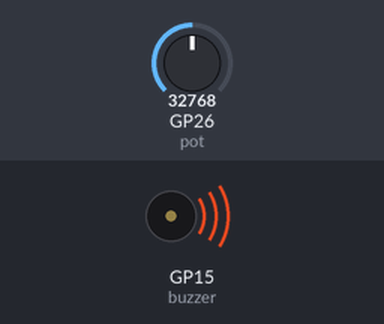
Bench run of a program on a simulated Raspberry Pi Pico running MicroPython. Parts: buzzer (waves = sounding). The test bench sets the inputs (shaded band); at power-on: GP26 (pot) = 32768 (analog values on the 0–65535 scale). What the program prints to the serial console is not drawn.

Above: at 0.2 s.
Timing chart, 0 to 1.7 s (numbered marks = the images above):
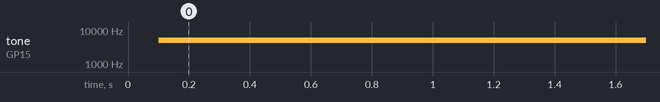

The program:

use-buzzer.py
```python
from machine import Pin, PWM
from machine import ADC
import time

buzzer = PWM(Pin(15))
pot_pin = 26
pot = ADC(pot_pin)

while True:
    pot_value = pot.read_u16()
    volt = round((3.3/65535)*pot_value,2)
    percent = int(pot_value/65535*100)
    print("Volt: "+str(volt)+" | Read value: "+str(pot_value)+" | percent: "+str(percent)+"%")
    time.sleep(0.1)
    buzzer.freq(percent*100)
    buzzer.duty_u16(3000)

buzzer.duty_u16(0)
```

Measured:
- by itself, tone on GP15 (buzzer): silent → 5000 Hz at 0.10 s
